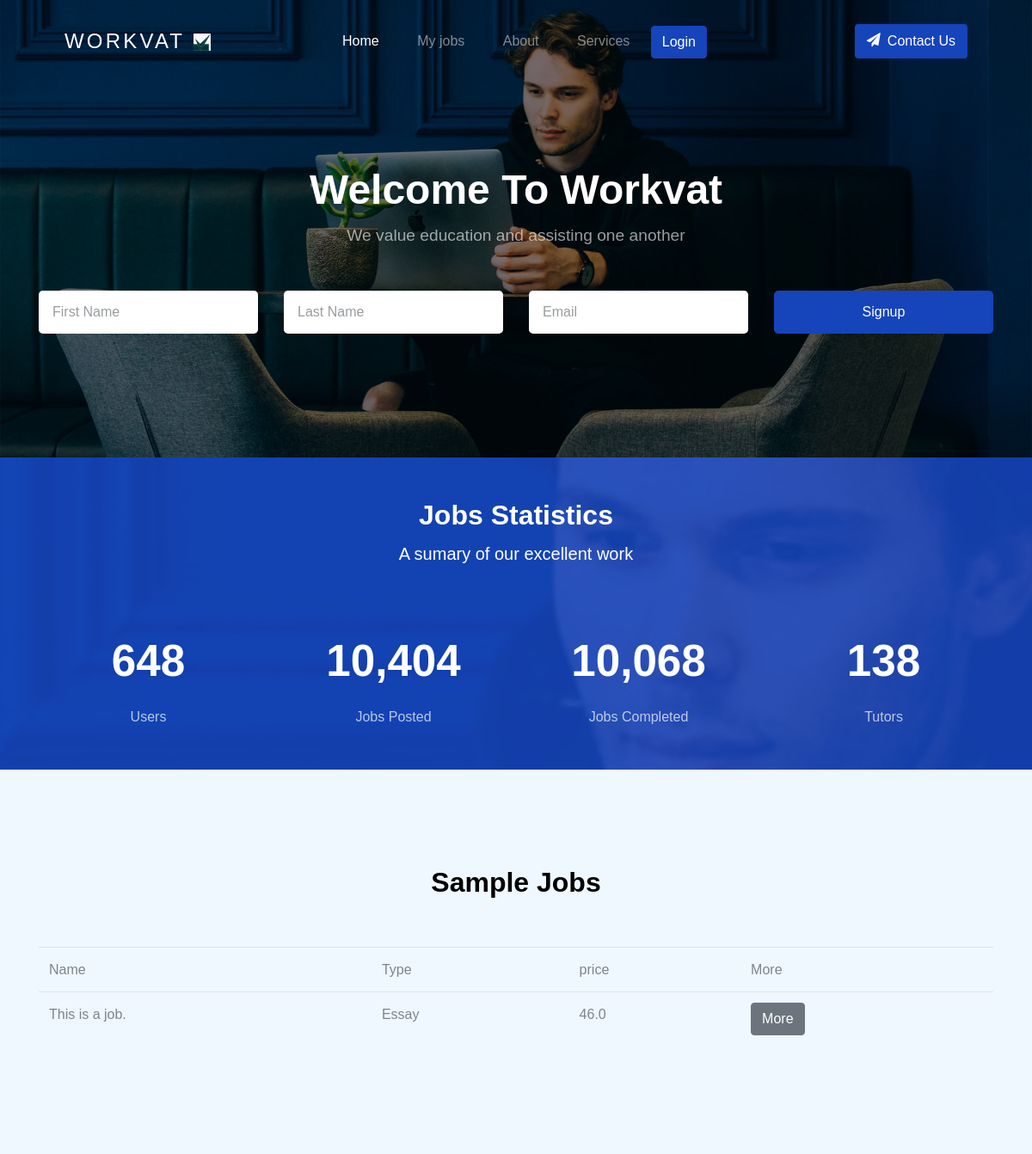
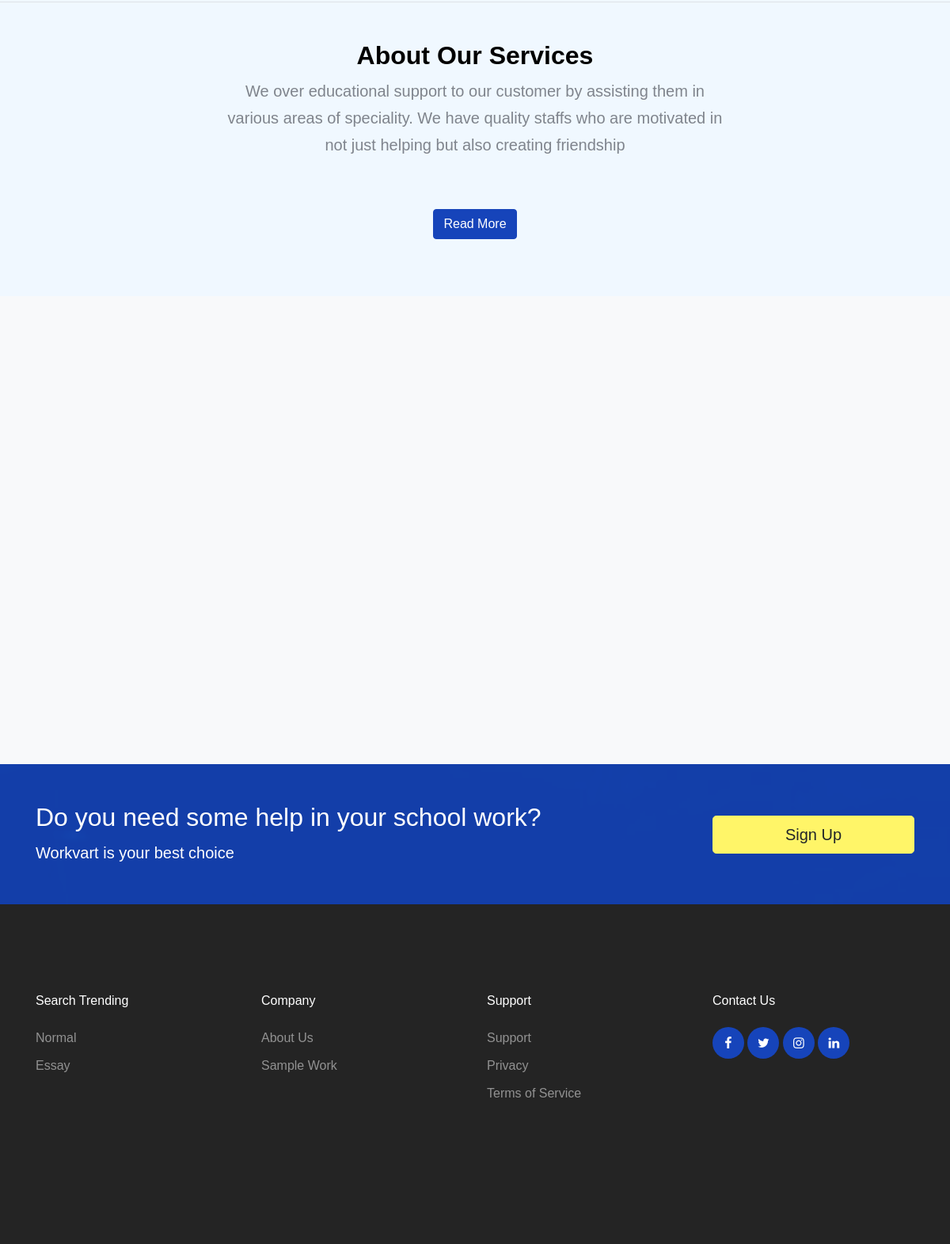
The page / on the database its author committed (2 pictures, top to bottom).
### assignment/models.py (models this page shows, shortened)
class UserAssignment(models.Model):
	user 			= models.ForeignKey(User, on_delete=models.CASCADE)
	assignmentType 	= models.ForeignKey(AssignmentType, on_delete=models.CASCADE)
	title 			= models.CharField(max_length=100, blank=True, null=True)
	citation 		= models.CharField(max_length=100, blank=True, null=True)
	font 			= models.CharField(max_length=100, default="Times New Roman")
	fontSize 		= models.FloatField(default=12.0)
	expectedDate 	= models.DateField(auto_now_add=True, blank=True, null=True)
	dateRequested 	= models.DateTimeField(auto_now_add=True)
	dateCompleted 	= models.DateTimeField(blank=True,  null=True)
	desc 		 	= RichTextField(blank=True, null=True)
	file 			= models.FileField(blank=True, null=True)
	accepted 		= models.BooleanField(default= False)
	completed 		= models.BooleanField(default=False)
	is_sample 		= models.BooleanField(default=False)

class AssignmentType(models.Model):
	name = models.CharField(max_length=100)
	desc = RichTextField()
	averagePrice = models.FloatField(blank=True, null=True)

### payment/models.py (models this page shows)
class AssignmentPayment(models.Model):
	userAssignment 	= models.OneToOneField(UserAssignment, on_delete=models.CASCADE)
	currency 		= models.CharField(max_length=50)
	userPrice 		= models.FloatField()
	counterPrice 	= models.FloatField(blank=True, null=True)
	halfPaid 		= models.BooleanField(default=False)
	fullPaid 		= models.BooleanField(default=False)

### accounts/models.py (models this page shows)
class Testimonial(models.Model):
	user 		= models.ForeignKey(User, on_delete=models.CASCADE, blank=True, null=True)
	content		= RichTextField()
	timestamp 	= models.DateField(auto_now=True)

### assignment/views.py (the view)
# urls.py: path('', index, name="index"),
def index(request):
	template_name = "./index.html"
	users = User.objects.count()
	assignmentsCount = UserAssignment.objects.count()
	assignments = UserAssignment.objects.filter(is_sample=True)
	completedAssignmentsCount = UserAssignment.objects.filter(completed=True).count()
	testimonials = Testimonial.objects.all()
	context = {
			 "users":users,
			 "assignments":assignments,
			 "assignmentsCount":assignmentsCount,
			 "completedAssignmentsCount":completedAssignmentsCount,
			 'testimonials':testimonials,
			 }
	return render(request, template_name, context)

### assignment/context_processors.py (called while the page is built)
def assignmentTypes(request):
	types = AssignmentType.objects.all().order_by("-pk")
	return {'assignmentTypes': types}

### assignment/templates/index.html (shortened to what this page needs)
{% extends 'base.html' %}
{% load static %}
{% block front %}
	  <div class="mb-5 text-center">
              <h1 class="text-white font-weight-bold">Welcome To Workvat</h1>
              <p>We value education and assisting one another</p>
            </div>
            {% if not request.user.is_authenticated%}
            <form method="post" class="search-jobs-form" action="{% url 'accounts:signup'%}">
              <div class="row mb-5">
                <div class="col-12 col-sm-6 col-md-6 col-lg-3 mb-4 mb-lg-0">
                  <input type="text" class="form-control form-control-lg" placeholder="First Name" name="firstName" required>
                </div>
                <div class="col-12 col-sm-6 col-md-6 col-lg-3 mb-4 mb-lg-0">
                  <input type="text" class="form-control form-control-lg" placeholder="Last Name" name="lastName" required>
                </div>
                <div class="col-12 col-sm-6 col-md-6 col-lg-3 mb-4 mb-lg-0">
                  <input type="email" class="form-control form-control-lg" placeholder="Email" name="email" required>
                </div>
                <div class="col-12 col-sm-6 col-md-6 col-lg-3 mb-4 mb-lg-0">
                  <button type="submit" class="btn btn-primary btn-lg btn-block text-white btn-search">Signup</button>
                </div>
              </div>
            </form>
            {% endif %}
{% endblock %}
{% block content %}
    <section class="py-5 bg-image overlay-primary fixed overlay" style="background-image: url('../../static/images/hero_1.jpg');">
      <div class="container">
        <div class="row mb-5 justify-content-center">
          <div class="col-md-7 text-center">
            <h2 class="section-title mb-2 text-white">Jobs Statistics</h2>
            <p class="lead text-white">A sumary of our excellent work</p>
          </div>
        </div>
        <div class="row pb-0 block__19738 section-counter">
          <div class="col-6 col-md-6 col-lg-3 mb-5 mb-lg-0">
            <div class="d-flex align-items-center justify-content-center mb-2">
              <strong class="number" data-number="1000">0</strong>
            </div>
            <span class="caption">Users</span>
          </div>
          <div class="col-6 col-md-6 col-lg-3 mb-5 mb-lg-0">
            <div class="d-flex align-items-center justify-content-center mb-2">
              <strong class="number" data-number="16052">0</strong>
            </div>
            <span class="caption">Jobs Posted</span>
          </div>
          <div class="col-6 col-md-6 col-lg-3 mb-5 mb-lg-0">
            <div class="d-flex align-items-center justify-content-center mb-2">
              <strong class="number" data-number="15534">0</strong>
            </div>
            <span class="caption">Jobs Completed</span>
          </div>
          <div class="col-6 col-md-6 col-lg-3 mb-5 mb-lg-0">
            <div class="d-flex align-items-center justify-content-center mb-2">
              <strong class="number" data-number="213">0</strong>
            </div>
            <span class="caption">Tutors</span>
          </div>
        </div>
      </div>
    </section>
     <section class="site-section">
      <div class="container">
        <div class="row mb-5 justify-content-center" id="sample_work">
          <div class="col-md-7 text-center">
            <h2 class="section-title mb-2">Sample Jobs</h2>
          </div>
        </div>
        <table class="table table-stripped">
          <thead>
            <tr>
              <td>Name</td>
              <td>Type</td>
              <td>price</td>
              <td>More</td>
            </tr>
          </thead>
          <tbody>
            {% for assignment in assignments%}
              <tr>
                <td>{{assignment.title}}</td>
                <td>{{assignment.assignmentType.name}}</td>
                <td>{{assignment.assignmentpayment.userPrice}}</td>
                <td><a href="{% url 'assignment:singleAssignment' assignment.id %}"><button class="btn btn-secondary">More</button></a></td>
              </tr>
            {% endfor %}
          </tbody>
        </table>
      </div>
    </section>
    <section class="site-section py-4 mb-5 border-top">
      <div class="container">
        <div class="row align-items-center">
          <div class="col-12 text-center mt-4 mb-5">
            <div class="row justify-content-center">
              <div class="col-md-7">
                <h2 class="section-title mb-2">About Our Services</h2>
                <p class="lead">We over educational support to our customer by assisting them in various areas of speciality. We have quality staffs who are motivated in not just helping but also creating friendship</p>
              </div>
            </div>
          </div>
        </div>
        <div align="center" class="col">
            <a href="{% url 'accounts:about'%}"><button class="btn btn-primary">Read More</button></a>
          </div>
      </div>
    </section>
    <section class="bg-light pt-5 testimony-full">
        <div class="owl-carousel single-carousel">
        {% for testimonial in testimonials %}
          <div class="container">
            <div class="row">
              <div class="col-lg-6 mx-auto " >
                <img class="img-fluid mx-auto" src="{% static 'images/user.jpeg' %}" alt="Image">
                <blockquote>
                  <p>&ldquo;{{testimonial.content | safe}}.&rdquo;</p>
                  <p><cite> &mdash; {{testimonial.user.first_name}} {{testimonial.user.last_name}}</cite></p>
                </blockquote>
              </div>
            </div>
          </div>
          {% endfor %}
      </div>
    </section>
{% endblock%}

### assignment/templates/base.html (shortened to what this page needs)
<!DOCTYPE html>
{% load static %}
<html lang="en">
  <head>
    <link rel="stylesheet" href="{% static 'css/custom-bs.css' %}">
    <link rel="stylesheet" href="{% static 'css/jquery.fancybox.min.css' %}">
    <link rel="stylesheet" href="{% static 'css/bootstrap-select.min.css' %}">
    <link rel="stylesheet" href="{% static 'fonts/icomoon/style.css' %}">
    <link rel="stylesheet" href="{% static 'fonts/line-icons/style.css' %}">
    <link rel="stylesheet" href="{% static 'css/owl.carousel.min.css' %}">
    <link rel="stylesheet" href="{% static 'css/animate.min.css' %}">
    <link rel="stylesheet" href="{% static 'css/style.css' %}">
  </head>
  <body id="top">
<div class="site-wrap">
    <header class="site-navbar mt-3">
      <div class="container-fluid">
        <div class="row align-items-center">
          <div class="site-logo col-6"><a href="{% url 'assignment:index' %}">Workvat <img src="{% static 'images/logo.jpeg'%}" width="20" height="20"></a></div>
          <nav class="mx-auto site-navigation">
            <ul class="site-menu js-clone-nav d-none d-xl-block ml-0 pl-0">
              <li><a href="{% url 'assignment:index' %}" class="nav-link active">Home</a></li>
              {% if request.user.is_authenticated%}
                <li><a href="{% url 'assignment:userAssignments'%}">My jobs</a></li>
              {% else %}
                <li><a data-toggle="modal" data-target="#exampleModalCenter">My jobs</a></li>
              {%endif%}
              <li><a href="{% url 'accounts:about' %}">About</a></li>
              <li><a href="{% url 'assignment:services'%}">Services</a></li>
              {% if request.user.is_authenticated%}
              <li><a href="{% url 'accounts:logout' %}"><button type="button" class="btn btn-primary">
              Logout
            </button></a></li>
            <!--  <li><a href="#">
              Change Password</a></li> -->
            {% else %}
               <li><button type="button" class="btn btn-primary" data-toggle="modal" data-target="#exampleModalCenter">
              Login
            </button></li>
            {% endif%}
            </ul>
          </nav>
          <div class="right-cta-menu text-right d-flex aligin-items-center col-6">
            <div class="ml-auto">
              <a href="{% url 'accounts:contact'%}" class="btn btn-primary border-width-2 d-none d-lg-inline-block"><span class="mr-2 icon-paper-plane"></span>Contact Us</a>
            </div>
          </div>
        </div>
      </div>
    </header>
        <section class="home-section section-hero inner-page overlay bg-image"
      style="background-image: url('../../static/images/hero_1.jpg');" id="home-section">
      <div class="container">
        <div class="row align-items-center justify-content-center">
          <div class="col-md-12">
          	{% block front %}{% endblock %}
          </div>
        </div>
      </div>
    </section>
   {% block content %}
   {% endblock %}
    <section class="py-5 bg-image overlay-primary fixed overlay" style="background-image: url('../../static/images/hero_1.jpg');">
      <div class="container">
        <div class="row align-items-center">
          <div class="col-md-8">
            {% if request.user.is_authenticated %}
            <h2 class="text-white">Find experience writters</h2>
            <p class="mb-0 text-white lead">You state your price remember!!</p>
            {% else %}
             <h2 class="text-white">Do you need some help in your school work?</h2>
            <p class="mb-0 text-white lead">Workvart is your best choice</p>
            {% endif%}
          </div>
          <div class="col-md-3 ml-auto">
            {% if request.user.is_authenticated %}
             <a href="{% url 'assignment:addAssignment' %}" class="btn btn-warning btn-block btn-lg">Post a job</a>
            {% else %}
              <a href="{% url 'assignment:index' %}" class="btn btn-warning btn-block btn-lg">Sign Up</a>
            {% endif%}
          </div>
        </div>
      </div>
    </section>
    <footer class="site-footer">
      <div class="container">
        <div class="row mb-5">
          <div class="col-6 col-md-3 mb-4 mb-md-0">
            <h3>Search Trending</h3>
            <ul class="list-unstyled">
              {% for assignmentType in assignmentTypes%}
              <li><a href="#"> {{assignmentType.name}}</a></li>
              {% endfor %}
            </ul>
          </div>
          <div class="col-6 col-md-3 mb-4 mb-md-0">
            <h3>Company</h3>
            <ul class="list-unstyled">
              <li><a href="{% url 'accounts:about'%}">About Us</a></li>
              <li><a href="{% url 'assignment:index'%}#sample_work">Sample Work</a></li>
            </ul>
          </div>
          <div class="col-6 col-md-3 mb-4 mb-md-0">
            <h3>Support</h3>
            <ul class="list-unstyled">
              <li><a href="mail-to:hashimathman@gmail.com">Support</a></li>
              <li><a href="#">Privacy</a></li>
              <li><a href="#">Terms of Service</a></li>
            </ul>
          </div>
          <div class="col-6 col-md-3 mb-4 mb-md-0">
            <h3>Contact Us</h3>
            <div class="footer-social">
              <a href="https://www.facebook.com/Workvat-103761421038326/?modal=admin_todo_tour" target="_blank"><span class="icon-facebook"></span></a>
              <a href="https://twitter.com/workvat" target="_blank"><span class="icon-twitter"></span></a>
              <a href="https://www.instagram.com/work_vat/" target="_blank"><span class="icon-instagram"></span></a>
              <a href="https://www.linkedin.com/in/workvat-online-700898195" target="_blank"><span class="icon-linkedin"></span></a>
            </div>
          </div>
        </div>
      </div>
    </footer>
  </div>
  </body>
</html>

### rows shown on the page
UserAssignment: title "This is a job.", assignmentType.name "Essay", assignmentpayment.userPrice "46.0"
AssignmentType: name "Normal"
AssignmentType: name "Essay"
